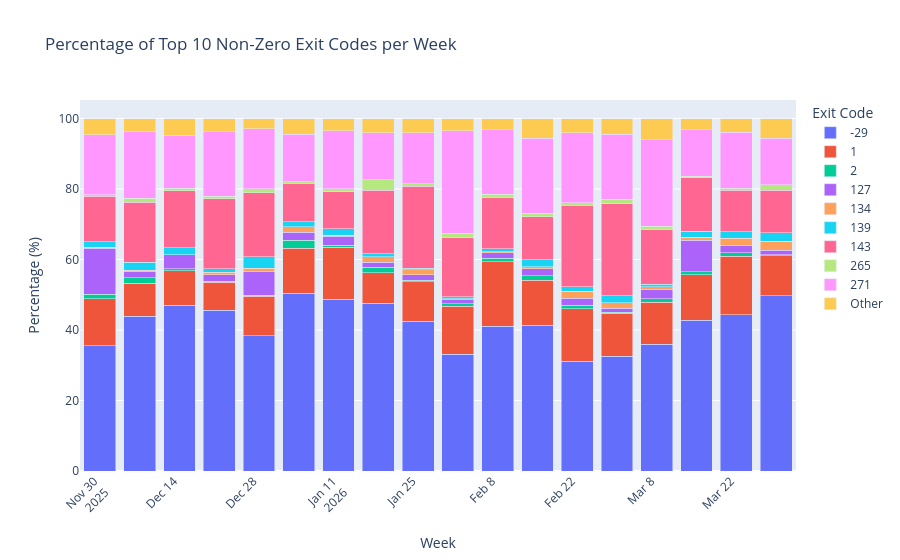

The notebook cell this image was saved under:
### Code cell
#percentage of jobs with non-zero exit codes per week

#  percentages per week
weekly_exit_counts["percentage"] = (
    weekly_exit_counts["job_count"] /
    weekly_exit_counts.groupby("week")["job_count"].transform("sum")
) * 100

# Plot
import plotly.express as px

fig = px.bar(
    weekly_exit_counts,
    x="week",
    y="percentage",
    color="exit_code_grouped",
    title="Percentage of Top 10 Non-Zero Exit Codes per Week",
    labels={
        "week": "Week",
        "percentage": "Percentage (%)",
        "exit_code_grouped": "Exit Code"
    }
)

fig.update_layout(
    barmode="stack",
    xaxis_tickangle=-45,
    legend_title_text="Exit Code",
)

fig.show()
fig.write_html("non_zero_exit_codes_percentage_per_week.html")

### Figure 1 — Plotly figure (JSON) as saved in the notebook; plotly's stock layout.template omitted (floating-point values rounded to 4 significant figures)
{"data": [{"hovertemplate": "Exit Code=-29<br>Week=%{x}<br>Percentage (%)=%{y}<extra></extra>", "legendgroup": "-29", "marker": {"color": "#636efa", "pattern": {"shape": ""}}, "name": "-29", "orientation": "v", "showlegend": true, "textposition": "auto", "type": "bar", "x": ["2025-12-01", "2025-12-08", "2025-12-15", "2025-12-22", "2025-12-29", "2026-01-05", "2026-01-12", "2026-01-19", "2026-01-26", "2026-02-02", "2026-02-09", "2026-02-16", "2026-02-23", "2026-03-02", "2026-03-09", "2026-03-16", "2026-03-23", "2026-03-30"], "xaxis": "x", "y": [35.48, 43.89, 46.99, 45.62, 38.4, 50.48, 48.78, 47.62, 42.44, 33.12, 41.11, 41.34, 31.2, 32.54, 35.98, 42.83, 44.4, 49.69], "yaxis": "y"}, {"hovertemplate": "Exit Code=1<br>Week=%{x}<br>Percentage (%)=%{y}<extra></extra>", "legendgroup": "1", "marker": {"color": "#EF553B", "pattern": {"shape": ""}}, "name": "1", "orientation": "v", "showlegend": true, "textposition": "auto", "type": "bar", "x": ["2025-12-01", "2025-12-08", "2025-12-15", "2025-12-22", "2025-12-29", "2026-01-05", "2026-01-12", "2026-01-19", "2026-01-26", "2026-02-02", "2026-02-09", "2026-02-16", "2026-02-23", "2026-03-02", "2026-03-09", "2026-03-16", "2026-03-23", "2026-03-30"], "xaxis": "x", "y": [13.44, 9.439, 9.891, 7.938, 11.19, 12.7, 14.66, 8.647, 11.32, 13.68, 18.19, 12.8, 14.83, 12.2, 11.9, 12.91, 16.47, 11.42], "yaxis": "y"}, {"hovertemplate": "Exit Code=2<br>Week=%{x}<br>Percentage (%)=%{y}<extra></extra>", "legendgroup": "2", "marker": {"color": "#00cc96", "pattern": {"shape": ""}}, "name": "2", "orientation": "v", "showlegend": true, "textposition": "auto", "type": "bar", "x": ["2025-12-01", "2025-12-08", "2025-12-15", "2025-12-22", "2025-12-29", "2026-01-05", "2026-01-12", "2026-01-19", "2026-01-26", "2026-02-02", "2026-02-09", "2026-02-16", "2026-02-23", "2026-03-02", "2026-03-09", "2026-03-16", "2026-03-23", "2026-03-30"], "xaxis": "x", "y": [1.291, 1.486, 0.5652, 0.2577, 0.2762, 2.356, 0.5907, 1.478, 0.3461, 0.7115, 1.012, 1.276, 1.073, 0.3312, 0.9751, 0.7714, 1.085, 0.3086], "yaxis": "y"}, {"hovertemplate": "Exit Code=127<br>Week=%{x}<br>Percentage (%)=%{y}<extra></extra>", "legendgroup": "127", "marker": {"color": "#ab63fa", "pattern": {"shape": ""}}, "name": "127", "orientation": "v", "showlegend": true, "textposition": "auto", "type": "bar", "x": ["2025-12-01", "2025-12-08", "2025-12-15", "2025-12-22", "2025-12-29", "2026-01-05", "2026-01-12", "2026-01-19", "2026-01-26", "2026-02-02", "2026-02-09", "2026-02-16", "2026-02-23", "2026-03-02", "2026-03-09", "2026-03-16", "2026-03-23", "2026-03-30"], "xaxis": "x", "y": [12.93, 1.706, 3.876, 1.804, 6.699, 2.157, 2.571, 1.45, 1.523, 1.107, 1.609, 1.999, 1.912, 1.159, 2.73, 9.013, 2.092, 1.235], "yaxis": "y"}, {"hovertemplate": "Exit Code=134<br>Week=%{x}<br>Percentage (%)=%{y}<extra></extra>", "legendgroup": "134", "marker": {"color": "#FFA15A", "pattern": {"shape": ""}}, "name": "134", "orientation": "v", "showlegend": true, "textposition": "auto", "type": "bar", "x": ["2025-12-01", "2025-12-08", "2025-12-15", "2025-12-22", "2025-12-29", "2026-01-05", "2026-01-12", "2026-01-19", "2026-01-26", "2026-02-02", "2026-02-09", "2026-02-16", "2026-02-23", "2026-03-02", "2026-03-09", "2026-03-16", "2026-03-23", "2026-03-30"], "xaxis": "x", "y": [0.2893, 0.4128, 0.04037, 0.8247, 0.8978, 1.637, 0.2432, 1.59, 1.454, 0.3162, 0.3114, 0.5955, 2.013, 1.518, 0.7314, 0.7714, 2.053, 2.469], "yaxis": "y"}, {"hovertemplate": "Exit Code=139<br>Week=%{x}<br>Percentage (%)=%{y}<extra></extra>", "legendgroup": "139", "marker": {"color": "#19d3f3", "pattern": {"shape": ""}}, "name": "139", "orientation": "v", "showlegend": true, "textposition": "auto", "type": "bar", "x": ["2025-12-01", "2025-12-08", "2025-12-15", "2025-12-22", "2025-12-29", "2026-01-05", "2026-01-12", "2026-01-19", "2026-01-26", "2026-02-02", "2026-02-09", "2026-02-16", "2026-02-23", "2026-03-02", "2026-03-09", "2026-03-16", "2026-03-23", "2026-03-30"], "xaxis": "x", "y": [1.58, 2.284, 1.978, 0.9278, 3.384, 1.438, 1.842, 0.8926, 0.3808, 0.5534, 0.8305, 1.872, 1.275, 2.015, 0.6826, 1.786, 1.821, 2.469], "yaxis": "y"}, {"hovertemplate": "Exit Code=143<br>Week=%{x}<br>Percentage (%)=%{y}<extra></extra>", "legendgroup": "143", "marker": {"color": "#FF6692", "pattern": {"shape": ""}}, "name": "143", "orientation": "v", "showlegend": true, "textposition": "auto", "type": "bar", "x": ["2025-12-01", "2025-12-08", "2025-12-15", "2025-12-22", "2025-12-29", "2026-01-05", "2026-01-12", "2026-01-19", "2026-01-26", "2026-02-02", "2026-02-09", "2026-02-16", "2026-02-23", "2026-03-02", "2026-03-09", "2026-03-16", "2026-03-23", "2026-03-30"], "xaxis": "x", "y": [12.98, 17.06, 16.23, 19.85, 18.16, 10.86, 10.53, 18.02, 23.3, 16.76, 14.51, 12.21, 23.05, 26.03, 15.41, 15.1, 11.78, 12.04], "yaxis": "y"}, {"hovertemplate": "Exit Code=265<br>Week=%{x}<br>Percentage (%)=%{y}<extra></extra>", "legendgroup": "265", "marker": {"color": "#B6E880", "pattern": {"shape": ""}}, "name": "265", "orientation": "v", "showlegend": true, "textposition": "auto", "type": "bar", "x": ["2025-12-01", "2025-12-08", "2025-12-15", "2025-12-22", "2025-12-29", "2026-01-05", "2026-01-12", "2026-01-19", "2026-01-26", "2026-02-02", "2026-02-09", "2026-02-16", "2026-02-23", "2026-03-02", "2026-03-09", "2026-03-16", "2026-03-23", "2026-03-30"], "xaxis": "x", "y": [0.4006, 1.046, 0.6056, 0.7216, 1.036, 0.4393, 0.8339, 2.957, 0.6923, 1.186, 1.012, 0.9783, 0.738, 1.242, 0.9751, 0.406, 0.5812, 1.543], "yaxis": "y"}, {"hovertemplate": "Exit Code=271<br>Week=%{x}<br>Percentage (%)=%{y}<extra></extra>", "legendgroup": "271", "marker": {"color": "#FF97FF", "pattern": {"shape": ""}}, "name": "271", "orientation": "v", "showlegend": true, "textposition": "auto", "type": "bar", "x": ["2025-12-01", "2025-12-08", "2025-12-15", "2025-12-22", "2025-12-29", "2026-01-05", "2026-01-12", "2026-01-19", "2026-01-26", "2026-02-02", "2026-02-09", "2026-02-16", "2026-02-23", "2026-03-02", "2026-03-09", "2026-03-16", "2026-03-23", "2026-03-30"], "xaxis": "x", "y": [16.96, 19.07, 15.14, 18.35, 17.13, 13.54, 16.54, 13.31, 14.54, 29.09, 18.22, 21.31, 19.93, 18.55, 24.67, 13.2, 15.77, 13.27], "yaxis": "y"}, {"hovertemplate": "Exit Code=Other<br>Week=%{x}<br>Percentage (%)=%{y}<extra></extra>", "legendgroup": "Other", "marker": {"color": "#FECB52", "pattern": {"shape": ""}}, "name": "Other", "orientation": "v", "showlegend": true, "textposition": "auto", "type": "bar", "x": ["2025-12-01", "2025-12-08", "2025-12-15", "2025-12-22", "2025-12-29", "2026-01-05", "2026-01-12", "2026-01-19", "2026-01-26", "2026-02-02", "2026-02-09", "2026-02-16", "2026-02-23", "2026-03-02", "2026-03-09", "2026-03-16", "2026-03-23", "2026-03-30"], "xaxis": "x", "y": [4.652, 3.605, 4.683, 3.711, 2.831, 4.393, 3.405, 4.045, 4.015, 3.478, 3.192, 5.615, 3.992, 4.416, 5.948, 3.207, 3.952, 5.556], "yaxis": "y"}], "layout": {"barmode": "stack", "legend": {"title": {"text": "Exit Code"}, "tracegroupgap": 0}, "title": {"text": "Percentage of Top 10 Non-Zero Exit Codes per Week"}, "xaxis": {"anchor": "y", "domain": [0, 1], "tickangle": -45, "title": {"text": "Week"}}, "yaxis": {"anchor": "x", "domain": [0, 1], "title": {"text": "Percentage (%)"}}}}
